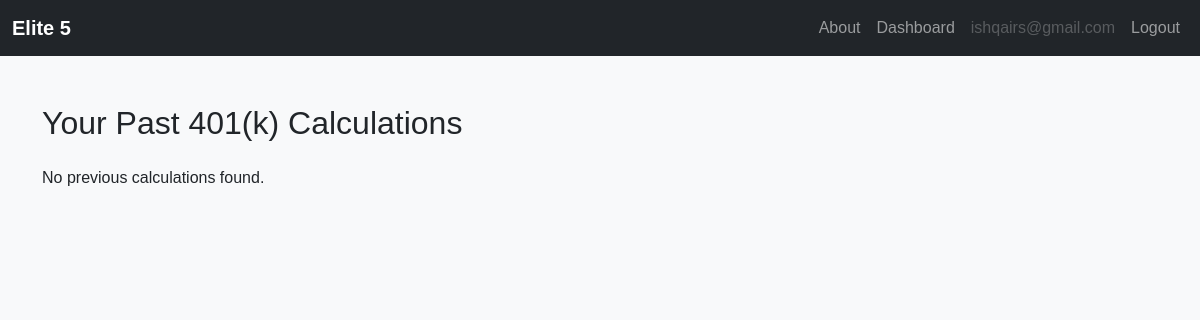
The page /401k-history/ (signed in) on the database as committed earlier.
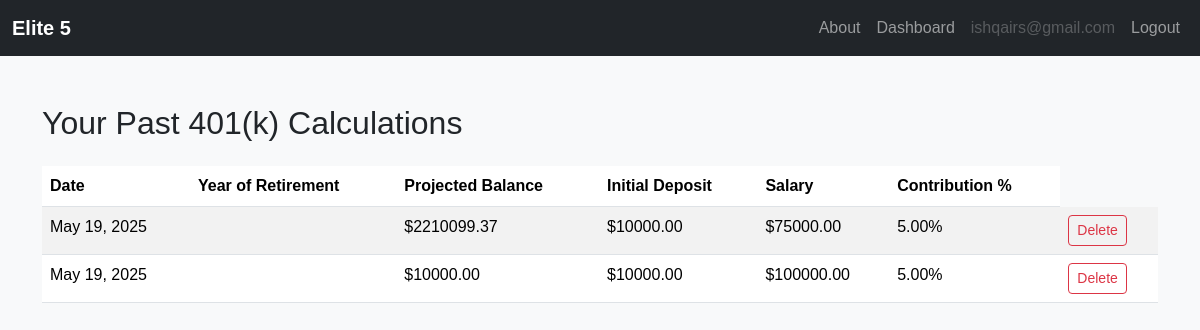
The same page on the database as committed later.
### main/models.py (models this page shows, shortened)
class RetirementCalculation(models.Model):
    user = models.ForeignKey(User, on_delete=models.CASCADE)
    created_at = models.DateTimeField(auto_now_add=True)
    current_age = models.IntegerField()
    retirement_age = models.IntegerField()
    projected_balance = models.DecimalField(max_digits=12, decimal_places=2)
    init_deposit = models.DecimalField(max_digits=10, decimal_places=2)
    salary = models.DecimalField(max_digits=10, decimal_places=2)
    contribution = models.DecimalField(max_digits=5, decimal_places=2)
    total_employee_contrib = models.DecimalField(max_digits=12, decimal_places=2, default=0)
    total_employer_contrib = models.DecimalField(max_digits=12, decimal_places=2, default=0)

### main/views.py (the view)
# urls.py: path("401k-history/", views.retirement_history, name="retirement_history"),
@login_required
def retirement_history(request):
    history = RetirementCalculation.objects.filter(user=request.user).order_by('-created_at')
    return render(request, 'main/401k_history.html', {'history': history})

### main/templates/main/401k_history.html
{% extends "main/base.html" %}
{% block content %}
<div class="container py-5">
  <h2 class="mb-4">Your Past 401(k) Calculations</h2>
  {% if history %}
    <table class="table table-striped">
      <thead>
        <tr>
          <th>Date</th>
          <th>Year of Retirement</th>
          <th>Projected Balance</th>
          <th>Initial Deposit</th>
          <th>Salary</th>
          <th>Contribution %</th>
        </tr>
      </thead>
      <tbody>
        {% for entry in history %}
        <tr>
          <td>{{ entry.created_at|date:"M d, Y" }}</td>
          <td>{{ entry.year_of_retirement }}</td>
          <td>${{ entry.projected_balance }}</td>
          <td>${{ entry.init_deposit }}</td>
          <td>${{ entry.salary }}</td>
          <td>{{ entry.contribution }}%</td>
          <td>
            <a href="{% url 'delete_401k' entry.pk %}" class="btn btn-sm btn-outline-danger">Delete</a>
          </td>
        </tr>
        {% endfor %}
      </tbody>
    </table>
  {% else %}
    <p>No previous calculations found.</p>
  {% endif %}
</div>
{% endblock %}

### main/templates/main/base.html (shortened to what this page needs)
{% load static %}
<!DOCTYPE html>
<html lang="en">
<head>
    <link href="https://cdn.jsdelivr.net/npm/bootstrap@5.3.2/dist/css/bootstrap.min.css" rel="stylesheet">
</head>
<body>
    <nav class="navbar navbar-expand-lg navbar-dark bg-dark">
        <div class="container-fluid">
            <a class="navbar-brand" href="{% url 'landing' %}">
                {{ APPNAME|default:"Elite 5" }}
            </a>
            <div class="collapse navbar-collapse justify-content-end" id="navbarNav">
                <ul class="navbar-nav">
                    <li class="nav-item"><a class="nav-link" href="{% url 'about' %}">About</a></li>
                    <li class="nav-item"><a class="nav-link" href="{% url 'dashboard' %}">Dashboard</a></li>
                    {% if user.is_authenticated %}
                        <li class="nav-item"><span class="nav-link disabled">{{ user.username }}</span></li>
                        <li class="nav-item"><a class="nav-link" href="{% url 'logout' %}">Logout</a></li>
                    {% else %}
                        <li class="nav-item"><a class="nav-link" href="{% url 'login' %}">Login</a></li>
                    {% endif %}
                </ul>
            </div>
        </div>
    </nav>
    <main>
        {% block content %}{% endblock %}
    </main>
</body>
</html>

### main/templates/main/base.html (style rules this page uses)
body { font-family: Arial, sans-serif; }
.navbar-brand { font-weight: bold; }
main { min-height: 100vh; background-color: #f8f9fa; }

Rows that differ between the two databases and show on the page:
added RetirementCalculation: created_at "May 19, 2025", projected_balance "2210099.37", init_deposit "10000.00", salary "75000.00", contribution "5.00"
added RetirementCalculation: created_at "May 19, 2025", projected_balance "10000.00", init_deposit "10000.00", salary "100000.00", contribution "5.00"
Other text that changed with them:
text no longer shown: "No previous calculations found."
text now shown: "Date Year of Retirement Projected Balance Initial Deposit Salary Contribution %"
